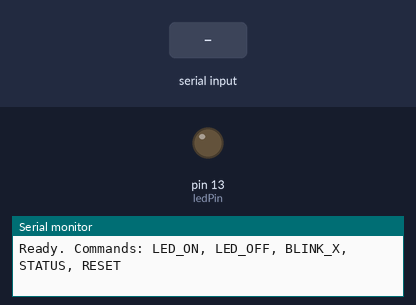
This sketch was run on a simulated Arduino Uno, built with avr-gcc and run on an emulated ATmega328P. Shown: output pins drawn as LEDs (lit = HIGH), the last lines printed to the serial monitor. The test bench sets the inputs (shaded band).

Above: at 1.2 s.
1.3 s: "LED_ON\n" received over Serial
At 2.5 s:
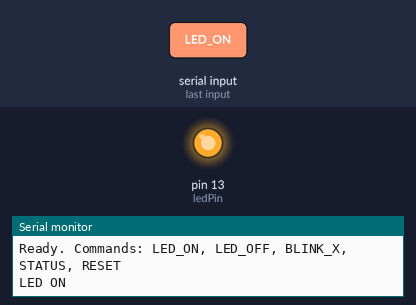
2.8 s: "LED_OFF\n" received over Serial
At 3.9 s:
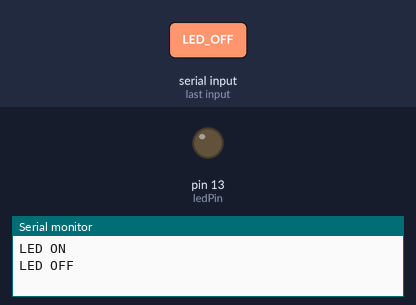
Timing chart, 0 to 5.8 s (numbered marks = the images above; inputs shaded):
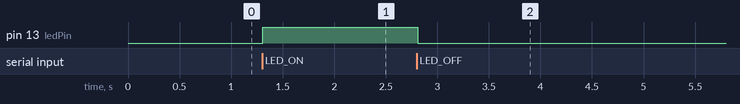

The sketch:

Serial_Command_Interface.ino
```cpp
const int ledPin = 13;
bool ledState = false;
int blinkCounter = 0;

void setup() {
  pinMode(ledPin, OUTPUT);
  Serial.begin(9600);
  Serial.println("Ready. Commands: LED_ON, LED_OFF, BLINK_X, STATUS, RESET");
}

void loop() {
  if (Serial.available()) {
    String cmd = Serial.readStringUntil('\n');
    cmd.trim();

    if (cmd == "LED_ON") { digitalWrite(ledPin, HIGH); ledState = true; Serial.println("LED ON"); }
    else if (cmd == "LED_OFF") { digitalWrite(ledPin, LOW); ledState = false; Serial.println("LED OFF"); }
    else if (cmd.startsWith("BLINK_")) {
      int x = cmd.substring(6).toInt();
      if (x >= 1 && x <= 9) {
        for (int i = 0; i < x; i++) {
          digitalWrite(ledPin, HIGH); delay(200);
          digitalWrite(ledPin, LOW); delay(200);
          blinkCounter++;
        }
        Serial.println("Blinked " + String(x) + " times");
      } else Serial.println("ERROR: Unknown command");
    }
    else if (cmd == "STATUS") { Serial.println(ledState ? "PIN 13: HIGH" : "PIN 13: LOW"); }
    else if (cmd == "RESET") { blinkCounter = 0; Serial.println("Blink counter reset"); }
    else Serial.println("ERROR: Unknown command");
  }
}
```

Measured:
- after the input at 1.3 s, pin 13 (ledPin): LOW → HIGH at once
- after the input at 2.8 s, pin 13 (ledPin): HIGH → LOW at once
